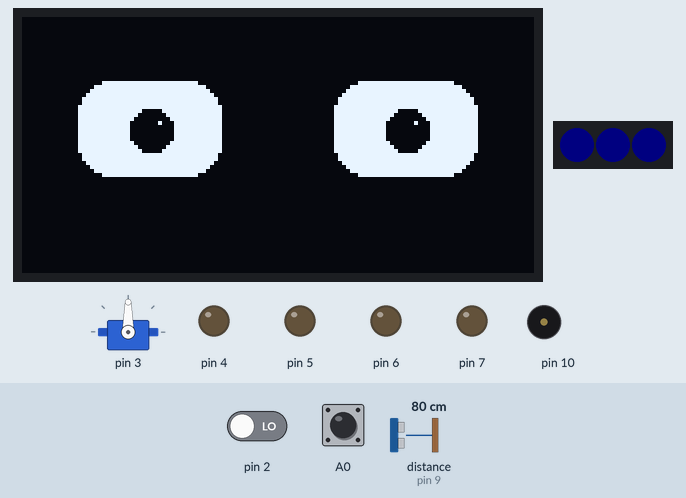
Recording of a sketch running on a simulated Arduino Uno, built with avr-gcc and run on an emulated ATmega328P. On the bench: 128×64 one-colour display, 3 RGB LEDs in strip order, left to right, servo, output pins drawn as LEDs (lit = HIGH), buzzer (waves = sounding). Wiring (inferred from the names in the program): ultrasonic range finder: trigger pin 8; echo pin 9. Dashed ring = blinking. Inputs (shaded band) come from the test bench; at power-on: distance to the obstacle (sensor on pin 9) 80 cm, A0 LOW, pin 2 LOW. Dim RGB values are drawn brighter than linear; random numbers use the default seed unless the sketch sets one; the audio player accepts every command and is not drawn; pins used as bus, display or sensor lines are not drawn; what the sketch prints to the serial monitor is not drawn.

Above: at 4.0 s.
4.1 s: distance to the obstacle (sensor on pin 9) set to 2 cm
At 5.2 s:
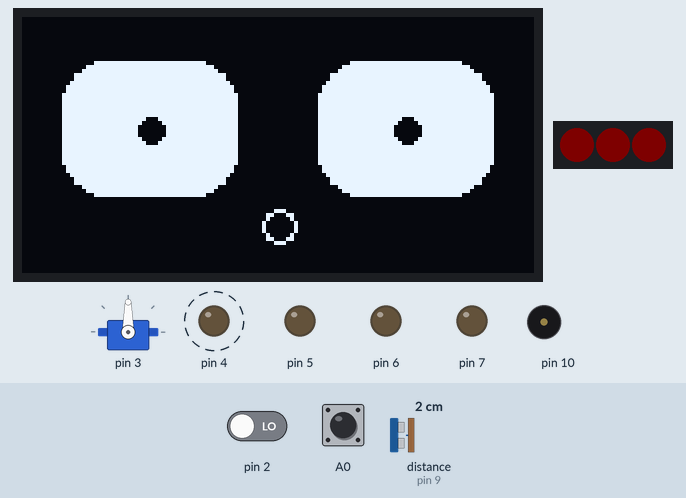
5.9 s: distance to the obstacle (sensor on pin 9) set to 10 cm
8.9 s: distance to the obstacle (sensor on pin 9) set to 13 cm
At 10.56 s:
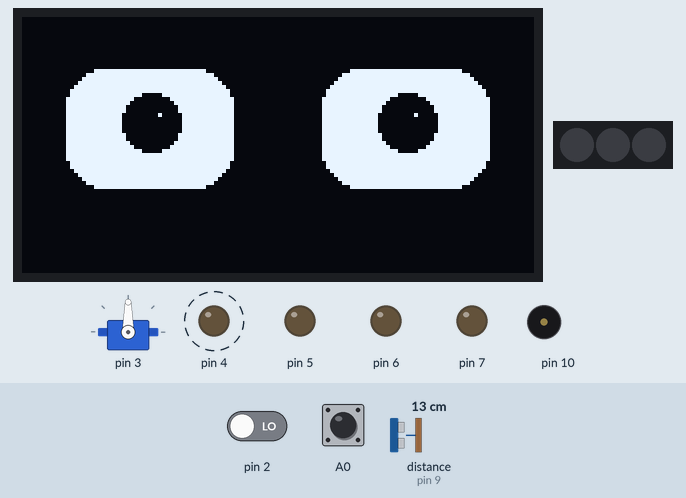
11.9 s: A0 pulled HIGH for 0.15 s
At 12.22 s:
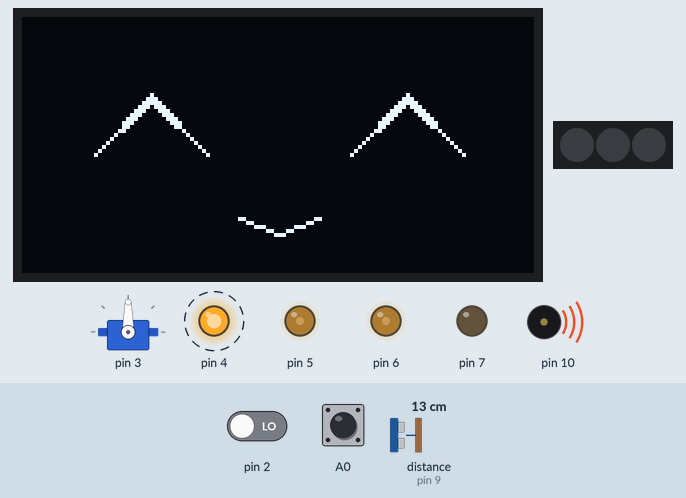
12.6 s: pin 2 driven HIGH
At 12.9 s:
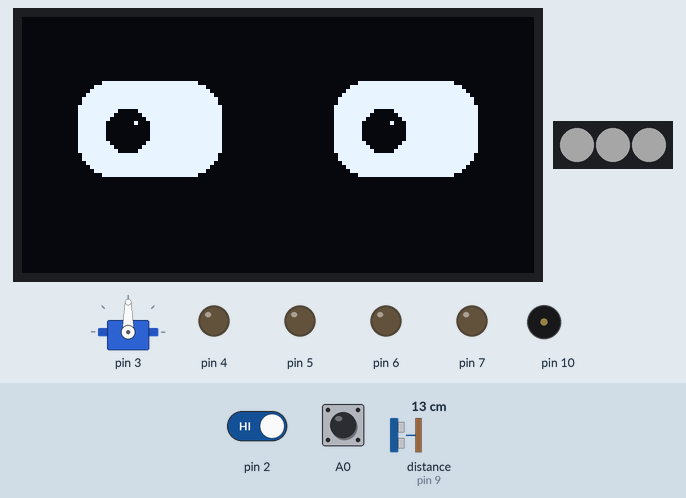
15.6 s: A0 pulled HIGH for 1 s
At 16.26 s:
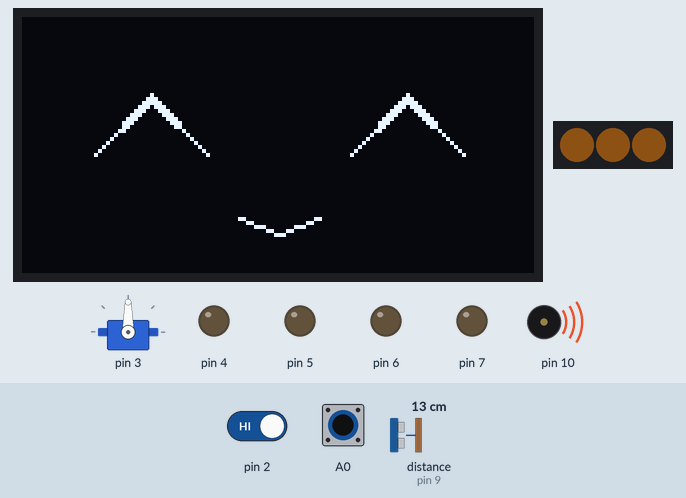
Timing chart, 0 to 23.0 s (numbered marks = the images above; inputs shaded):
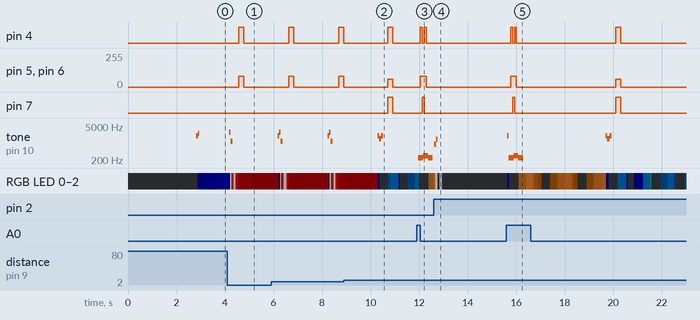

Measured:
- the behaviour switches between 11 and 12 cm on distance to the obstacle (sensor on pin 9) (found by bisection; images 1 and 2)
- after the input at 4.1 s, pin 4: LOW → HIGH after 0.47 s, → LOW 0.20 s later; pin 5, pin 6: 0/255 → 80/255 after 0.47 s, → 0/255 0.20 s later; tone on pin 10: silent → 2800 Hz after 0.08 s, → 1200 Hz 0.06 s later, → silent 0.09 s later
- after the input at 8.9 s, pin 7: LOW → HIGH after 1.8 s, → LOW 0.20 s later
- after the input at 11.9 s, pin 4: alternates HIGH for 0.08 s and LOW for 0.08 s, starting after 0.15 s; pin 5, pin 6: 0/255 → 80/255 after 0.15 s, → 0/255 0.24 s later; pin 7: LOW → HIGH after 0.23 s, → LOW 0.08 s later; tone on pin 10: silent → 250 Hz after 0.07 s, → 300 Hz 0.20 s later, → 250 Hz 0.20 s later, → silent 0.20 s later
- after the input at 12.6 s, tone on pin 10: silent → 900 Hz at once, → 1400 Hz 0.07 s later, → silent 0.07 s later
- what the display in image 1 shows lasts 0.8 s, from 4.6 s to 5.4 s

The sketch:

CompanionPet.ino
```cpp
/**
 * @file CompanionPet.ino
 * @brief AlphaBot2 Desktop Companion Pet — main sketch.
 *
 * Hardware (all permanently connected):
 *   TB6612FNG motors      D4-D7
 *   HC-SR04 ultrasonic    D8, D9
 *   Passive buzzer        D10   (fallback audio)
 *   IR receiver           D11
 *   WS2812B x4            D12
 *   SSD1306 OLED          A4/A5 (I2C)
 *   KY-038 sound sensor   D2
 *   SG90 servo (tail)     D3
 *   TTP223 touch pad      A0
 *   DFPlayer Mini         A1 (TX), A2 (RX)
 *
 * Line sensors (A0-A2) are NOT connected — those pins are in use by pet HW.
 * D13 = built-in LED, unused.
 *
 * No delay() in loop. All animation, lighting, sound, and motor gestures
 * are non-blocking.
 *
 * Libraries (install via Arduino Library Manager):
 *   Adafruit SSD1306, Adafruit GFX, Adafruit NeoPixel, DFRobotDFPlayerMini
 */

#include <Wire.h>
#include "PetConfig.h"
#include "SensorManager.h"
#include "FaceRenderer.h"
#include "LightManager.h"
#include "SoundManager.h"
#include "MotionGestures.h"
#include "BehaviorFSM.h"

// ---- Global module instances ----
SensorManager  sensors;
FaceRenderer   face;
LightManager   lights;
SoundManager   sound;
MotionGestures motion;
BehaviorFSM    behavior;

// =================================================================
void setup() {
  Serial.begin(115200);
  Serial.println(F(""));
  Serial.println(F("================================="));
  Serial.println(F(" AlphaBot2  Companion Pet  v1.0"));
  Serial.println(F("================================="));

  // --- Seed the random generator with analog noise ---
  randomSeed(analogRead(A3));    // A3 is unconnected → floating noise

  // --- Initialise all subsystems ---
  Wire.begin();

  sensors.begin();
  Serial.println(F("[INIT] Sensors   OK"));

  face.begin();  // Non-fatal — warns if OLED missing, bot runs anyway
  Serial.println(face.hasDisplay()
    ? F("[INIT] OLED      OK")
    : F("[INIT] OLED      MISSING (running without display)"));

  lights.begin();
  Serial.println(F("[INIT] NeoPixel  OK"));

  sound.begin();
  Serial.println(F("[INIT] Sound     OK"));

  motion.begin();
  Serial.println(F("[INIT] Motors    OK"));

  behavior.begin(sensors, face, lights, sound, motion);
  Serial.println(F("[INIT] FSM       OK"));

  // --- Boot animation (blocking — only runs once) ---
  Serial.println(F("[BOOT] Waking up..."));
  face.bootAnimation();
  sound.playCue(SND_CHIRP);

  // --- Enter IDLE state ---
  behavior.forceState(STATE_IDLE);

  Serial.println(F("[BOOT] Ready — all systems active."));
  Serial.println(F("       Touch pad (A0) to pet."));
  Serial.println(F("       Wave hand near ultrasonic to interact."));
  Serial.println(F("       Clap/sound triggers ALERT state."));
}

// =================================================================
void loop() {
  sensors.update();            // Self-throttled to 50 ms
  behavior.update();           // FSM transitions + periodic behaviours
  face.tick();                 // Blink timer + redraw if dirty
  lights.tick();               // Non-blocking LED effect (30 ms throttle)
  sound.tick();                // Advance buzzer melody notes
  motion.tick();               // Advance motor gesture steps
}
```

BehaviorFSM.h
```cpp
/**
 * @file BehaviorFSM.h
 * @brief Finite-state-machine brain of the companion pet.
 *
 * Owns the current PetState, evaluates sensor events with a strict
 * priority order (STARTLED > ALERT > HAPPY > CURIOUS > IDLE > SLEEPY >
 * ASLEEP), and dispatches to all output managers on state entry.
 *
 * Also handles periodic in-state behaviors:
 *   - Occasional idle chirps (20-60 s random)
 *   - Rare asleep snores   (15-30 s random)
 */

#ifndef BEHAVIOR_FSM_H
#define BEHAVIOR_FSM_H

#include "PetConfig.h"
#include "SensorManager.h"
#include "FaceRenderer.h"
#include "LightManager.h"
#include "SoundManager.h"
#include "MotionGestures.h"

class BehaviorFSM {
public:
  void begin(SensorManager& s, FaceRenderer& f, LightManager& l,
             SoundManager& snd, MotionGestures& m) {
    _sen = &s;  _face = &f;  _lgt = &l;  _snd = &snd;  _mot = &m;

    _state          = STATE_IDLE;  // will be overridden by forceState()
    _stateEntry     = millis();
    _lastEventTime  = millis();
    _nextChirpTime  = millis() + random(IDLE_CHIRP_MIN_MS, IDLE_CHIRP_MAX_MS + 1);
    _nextSnoreTime  = millis() + random(SNORE_MIN_MS, SNORE_MAX_MS + 1);
  }

  /** Force a state (used once after boot animation). */
  void forceState(PetState s) { enterState(s); }

  PetState getState() const { return _state; }

  /**
   * Main update — call every loop() AFTER sensors.update().
   * Evaluates transitions in priority order, handles timeouts,
   * drives periodic chirps/snores.
   */
  void update() {
    unsigned long now = millis();

    // Reset idle timer on ANY sensor activity
    if (_sen->anyEvent) {
      _lastEventTime = now;
    }

    // ---- 1. STARTLED (highest priority — interrupts everything) ----
    if (_sen->objectClose && _state != STATE_STARTLED) {
      enterState(STATE_STARTLED);
      return;
    }

    // ---- 2. ALERT (sound) ----
    if (_sen->loudSound &&
        _state != STATE_STARTLED && _state != STATE_ALERT) {
      enterState(STATE_ALERT);
      return;
    }

    // ---- 3. HAPPY (touch) ----
    if (_sen->touched &&
        _state != STATE_STARTLED && _state != STATE_ALERT &&
        _state != STATE_HAPPY) {
      enterState(STATE_HAPPY);
      return;
    }

    // ---- 4. Wake from SLEEPY / ASLEEP on any event ----
    if ((_state == STATE_SLEEPY || _state == STATE_ASLEEP) &&
        _sen->anyEvent) {
      enterState(STATE_IDLE);
      return;
    }

    // ---- 5. State-specific timeouts & periodic behaviours ----
    unsigned long inState = now - _stateEntry;

    switch (_state) {

      case STATE_IDLE:
        // Transition to CURIOUS if something is near
        if (_sen->objectNear) {
          enterState(STATE_CURIOUS);
          return;
        }
        // Transition to SLEEPY after long inactivity
        if (now - _lastEventTime >= SLEEPY_TIMEOUT_MS) {
          enterState(STATE_SLEEPY);
          return;
        }
        // Occasional chirp
        if (now >= _nextChirpTime) {
          _snd->playCue(SND_CHIRP);
          _nextChirpTime = now + random(IDLE_CHIRP_MIN_MS, IDLE_CHIRP_MAX_MS + 1);
        }
        break;

      case STATE_CURIOUS:
        if (inState >= CURIOUS_DURATION_MS)  enterState(STATE_IDLE);
        break;

      case STATE_STARTLED:
        if (inState >= STARTLED_DURATION_MS) enterState(STATE_IDLE);
        break;

      case STATE_HAPPY:
        if (inState >= HAPPY_DURATION_MS)    enterState(STATE_IDLE);
        break;

      case STATE_ALERT:
        if (inState >= ALERT_DURATION_MS)    enterState(STATE_IDLE);
        break;

      case STATE_SLEEPY:
        if (inState >= ASLEEP_TIMEOUT_MS)    enterState(STATE_ASLEEP);
        break;

      case STATE_ASLEEP:
        // Occasional snore
        if (now >= _nextSnoreTime) {
          _snd->playCue(SND_SNORE);
          _nextSnoreTime = now + random(SNORE_MIN_MS, SNORE_MAX_MS + 1);
        }
        break;
    }
  }

private:
  SensorManager*  _sen;
  FaceRenderer*   _face;
  LightManager*   _lgt;
  SoundManager*   _snd;
  MotionGestures* _mot;

  PetState      _state;
  unsigned long _stateEntry;
  unsigned long _lastEventTime;
  unsigned long _nextChirpTime;
  unsigned long _nextSnoreTime;

  // ------------------------------------------------------------------
  // enterState — the single dispatcher: sets face, lights, sound, motion
  // ------------------------------------------------------------------
  void enterState(PetState ns) {
    _state      = ns;
    _stateEntry = millis();

    // Any active state resets the idle timer
    if (ns != STATE_SLEEPY && ns != STATE_ASLEEP) {
      _lastEventTime = millis();
    }

    switch (ns) {

      case STATE_IDLE:
        _face->setExpression(EXPR_NEUTRAL);
        _lgt->setEffect(LIGHT_BREATHE_BLUE);
        _snd->playCue(SND_CHIRP);
        _mot->startGesture(GESTURE_IDLE_SWAY);
        _nextChirpTime = millis() + random(IDLE_CHIRP_MIN_MS, IDLE_CHIRP_MAX_MS + 1);
        break;

      case STATE_CURIOUS:
        _face->setExpression(EXPR_WIDE);
        _lgt->setEffect(LIGHT_PULSE_CYAN);
        _snd->playCue(SND_CURIOUS);
        _mot->startGesture(GESTURE_LOOK_TOWARD);
        break;

      case STATE_STARTLED:
        _face->setExpression(EXPR_STARTLED);
        _lgt->setEffect(LIGHT_FLASH_WHITE_RED);
        _snd->playCue(SND_YELP);
        _mot->startGesture(GESTURE_BACK_UP);
        break;

      case STATE_HAPPY:
        _face->setExpression(EXPR_HAPPY);
        _lgt->setEffect(LIGHT_PULSE_WARM);
        _snd->playCue(SND_PURR);
        _mot->startGesture(GESTURE_WIGGLE);
        break;

      case STATE_ALERT:
        _face->setExpression(EXPR_ALERT);
        _lgt->setEffect(LIGHT_FLASH_WHITE_2X);
        _snd->playCue(SND_BARK);
        _mot->startGesture(GESTURE_TURN_TOWARD);
        break;

      case STATE_SLEEPY:
        _face->setExpression(EXPR_SLEEPY);
        _lgt->setEffect(LIGHT_DIM_DOWN);
        _snd->playCue(SND_YAWN);
        _mot->stopGesture();
        break;

      case STATE_ASLEEP:
        _face->setExpression(EXPR_ASLEEP);
        _lgt->setEffect(LIGHT_OFF_PULSE);
        _mot->stopGesture();
        _nextSnoreTime = millis() + random(SNORE_MIN_MS, SNORE_MAX_MS + 1);
        break;
    }

    // Debug trace (F-strings → PROGMEM)
    Serial.print(F("[PET] → "));
    printStateName(ns);
    Serial.println();
  }

  static void printStateName(PetState s) {
    switch (s) {
      case STATE_IDLE:     Serial.print(F("IDLE"));     break;
      case STATE_CURIOUS:  Serial.print(F("CURIOUS"));  break;
      case STATE_STARTLED: Serial.print(F("STARTLED")); break;
      case STATE_HAPPY:    Serial.print(F("HAPPY"));    break;
      case STATE_ALERT:    Serial.print(F("ALERT"));    break;
      case STATE_SLEEPY:   Serial.print(F("SLEEPY"));   break;
      case STATE_ASLEEP:   Serial.print(F("ASLEEP"));   break;
    }
  }
};

#endif // BEHAVIOR_FSM_H
```

FaceRenderer.h
```cpp
/**
 * @file FaceRenderer.h
 * @brief Animated eyes on the SSD1306 OLED — the pet's soul.
 *
 * All expressions are drawn procedurally with Adafruit_GFX primitives
 * (fillRoundRect, fillCircle, drawLine) — no PROGMEM bitmaps needed.
 *
 * Call setExpression() to change the face, then tick() every loop().
 * A random blink is overlaid automatically every 4-7 s.
 */

#ifndef FACE_RENDERER_H
#define FACE_RENDERER_H

#include <Wire.h>
#include <Adafruit_GFX.h>
#include <Adafruit_SSD1306.h>
#include "PetConfig.h"

// ----- Eye layout constants -----
#define EYE_L_CX   32    // Left  eye centre X
#define EYE_R_CX   96    // Right eye centre X
#define EYE_CY     28    // Both  eyes centre Y

class FaceRenderer {
public:
  FaceRenderer() : _disp(SCREEN_W, SCREEN_H, &Wire, -1), _hasDisplay(false) {}

  bool begin() {
    _hasDisplay = _disp.begin(SSD1306_SWITCHCAPVCC, OLED_ADDR);
    if (_hasDisplay) {
      _disp.clearDisplay();
      _disp.display();
    } else {
      Serial.println(F("[WARN] OLED not found — running without display"));
    }
    _currentExpr   = EXPR_NEUTRAL;
    _blinkFrame    = 0;
    _nextBlinkTime = millis() + random(4000, 7001);
    _dirty         = true;
    return true;   // never halt — display is optional
  }

  bool hasDisplay() const { return _hasDisplay; }

  /** Blocking wake-up animation — call once in setup(). */
  void bootAnimation() {
    if (!_hasDisplay) return;
    // 1. Closed eyes
    _disp.clearDisplay();
    drawAsleepEyes();
    _disp.display();
    delay(500);

    // 2. Eyes opening in 4 steps (lid 80 → 60 → 40 → 20)
    for (uint8_t i = 4; i >= 1; i--) {
      _disp.clearDisplay();
      drawEyes(36, 24, 5, 0, 0, i * 20);
      _disp.display();
      delay(150);
    }

    // 3. Fully open neutral eyes
    _disp.clearDisplay();
    drawEyes(36, 24, 5, 0, 0, 0);
    _disp.display();
    delay(400);

    // 4. Brief happy flash
    _disp.clearDisplay();
    drawHappyEyes();
    _disp.display();
    delay(500);

    _currentExpr = EXPR_NEUTRAL;
    _dirty = true;
  }

  /** Set the target expression (marks dirty). */
  void setExpression(Expression expr) {
    if (expr != _currentExpr) {
      _currentExpr = expr;
      _dirty       = true;
    }
  }

  /** Call every loop() — handles blink timer and redraws when dirty. */
  void tick() {
    unsigned long now = millis();

    // --- Independent blink overlay (not during happy/asleep) ---
    if (_blinkFrame == 0) {
      if (now >= _nextBlinkTime &&
          _currentExpr != EXPR_HAPPY &&
          _currentExpr != EXPR_ASLEEP) {
        _blinkFrame = 1;
        _blinkTimer = now;
        _dirty      = true;
      }
    } else {
      if (now - _blinkTimer >= 40) {       // 40 ms per blink frame
        _blinkTimer = now;
        _blinkFrame++;
        if (_blinkFrame > 5) {             // blink complete
          _blinkFrame    = 0;
          _nextBlinkTime = now + random(4000, 7001);
        }
        _dirty = true;
      }
    }

    if (_dirty) {
      render();
      _dirty = false;
    }
  }

private:
  Adafruit_SSD1306 _disp;
  bool             _hasDisplay;
  Expression       _currentExpr;
  uint8_t          _blinkFrame;      // 0 = no blink, 1-5 = blink anim
  unsigned long    _blinkTimer;
  unsigned long    _nextBlinkTime;
  bool             _dirty;

  // ================================================================
  // Master render — selects the right draw routine
  // ================================================================
  void render() {
    if (!_hasDisplay) return;
    _disp.clearDisplay();

    // Compute eyelid percent from blink overlay
    uint8_t blinkLid = 0;
    if (_blinkFrame > 0) {
      // 1→25, 2→50, 3→100, 4→50, 5→25
      static const uint8_t bLid[] = {0, 25, 50, 100, 50, 25};
      blinkLid = bLid[_blinkFrame];
    }

    switch (_currentExpr) {
      case EXPR_NEUTRAL:
        drawEyes(36, 24, 5, 0, 0, blinkLid);
        break;

      case EXPR_WIDE:                       // Curious
        drawEyes(42, 30, 7, 0, -2, blinkLid);
        break;

      case EXPR_STARTLED:
        drawEyes(44, 34, 3, 0, 0, blinkLid);
        // Small "O" mouth
        _disp.drawCircle(64, 52, 4, SSD1306_WHITE);
        break;

      case EXPR_HAPPY:
        drawHappyEyes();
        // Small smile arc
        _disp.drawLine(54, 50, 64, 54, SSD1306_WHITE);
        _disp.drawLine(64, 54, 74, 50, SSD1306_WHITE);
        break;

      case EXPR_ALERT: {
        // Pupils dart to the side
        int8_t ox = ((millis() / 300) & 1) ? 6 : -6;  // jitter L/R
        drawEyes(36, 24, 5, ox, 0, blinkLid);
        break;
      }

      case EXPR_SLEEPY:
        drawEyes(36, 24, 5, 0, 2, max(blinkLid, (uint8_t)55));
        break;

      case EXPR_ASLEEP:
        drawAsleepEyes();
        break;
    }

    _disp.display();
  }

  // ================================================================
  // Primitive draw helpers
  // ================================================================

  /**
   * Draw a pair of cartoon eyes (white sclera, black pupil, glint).
   * @param eyeW   eye width  px
   * @param eyeH   eye height px
   * @param pupR   pupil radius px
   * @param pupOX  pupil X offset (+ = right)
   * @param pupOY  pupil Y offset (+ = down)
   * @param lidPct eyelid coverage 0-100  (0 = open, 100 = closed)
   */
  void drawEyes(uint8_t eyeW, uint8_t eyeH, uint8_t pupR,
                int8_t  pupOX, int8_t pupOY, uint8_t lidPct) {

    uint8_t r = min(eyeW, eyeH) / 3;   // corner radius

    int16_t lx = EYE_L_CX - (int16_t)eyeW / 2;
    int16_t rx = EYE_R_CX - (int16_t)eyeW / 2;
    int16_t ey = EYE_CY   - (int16_t)eyeH / 2;

    // White sclera
    _disp.fillRoundRect(lx, ey, eyeW, eyeH, r, SSD1306_WHITE);
    _disp.fillRoundRect(rx, ey, eyeW, eyeH, r, SSD1306_WHITE);

    // Black pupils
    _disp.fillCircle(EYE_L_CX + pupOX, EYE_CY + pupOY, pupR, SSD1306_BLACK);
    _disp.fillCircle(EYE_R_CX + pupOX, EYE_CY + pupOY, pupR, SSD1306_BLACK);

    // Anime-style glint (tiny white dot inside each pupil)
    if (pupR >= 4) {
      _disp.drawPixel(EYE_L_CX + pupOX + 2, EYE_CY + pupOY - 2, SSD1306_WHITE);
      _disp.drawPixel(EYE_R_CX + pupOX + 2, EYE_CY + pupOY - 2, SSD1306_WHITE);
    }

    // Eyelid overlay (black rect from top of eye)
    if (lidPct > 0) {
      uint8_t lidH = (uint16_t)eyeH * lidPct / 100;
      _disp.fillRect(lx - 1, ey - 1, eyeW + 2, lidH + 2, SSD1306_BLACK);
      _disp.fillRect(rx - 1, ey - 1, eyeW + 2, lidH + 2, SSD1306_BLACK);
    }
  }

  /** Draw happy "^ ^" eyes. */
  void drawHappyEyes() {
    for (int8_t t = -1; t <= 1; t++) {
      // Left ^
      _disp.drawLine(EYE_L_CX - 14, EYE_CY + 6,
                     EYE_L_CX,      EYE_CY - 8 + t, SSD1306_WHITE);
      _disp.drawLine(EYE_L_CX,      EYE_CY - 8 + t,
                     EYE_L_CX + 14, EYE_CY + 6,     SSD1306_WHITE);
      // Right ^
      _disp.drawLine(EYE_R_CX - 14, EYE_CY + 6,
                     EYE_R_CX,      EYE_CY - 8 + t, SSD1306_WHITE);
      _disp.drawLine(EYE_R_CX,      EYE_CY - 8 + t,
                     EYE_R_CX + 14, EYE_CY + 6,     SSD1306_WHITE);
    }
  }

  /** Draw closed-eye lines + zzZ text. */
  void drawAsleepEyes() {
    _disp.drawFastHLine(EYE_L_CX - 12, EYE_CY,     24, SSD1306_WHITE);
    _disp.drawFastHLine(EYE_L_CX - 12, EYE_CY + 1, 24, SSD1306_WHITE);
    _disp.drawFastHLine(EYE_R_CX - 12, EYE_CY,     24, SSD1306_WHITE);
    _disp.drawFastHLine(EYE_R_CX - 12, EYE_CY + 1, 24, SSD1306_WHITE);

    _disp.setTextSize(1);
    _disp.setTextColor(SSD1306_WHITE);
    _disp.setCursor(100, 4);
    _disp.print(F("zzZ"));
  }
};

#endif // FACE_RENDERER_H
```

Source omitted: LightManager.h (3926 bytes), MotionGestures.h (6960 bytes), SensorManager.h (3044 bytes), SoundManager.h (3748 bytes), PetConfig.h (5308 bytes)
